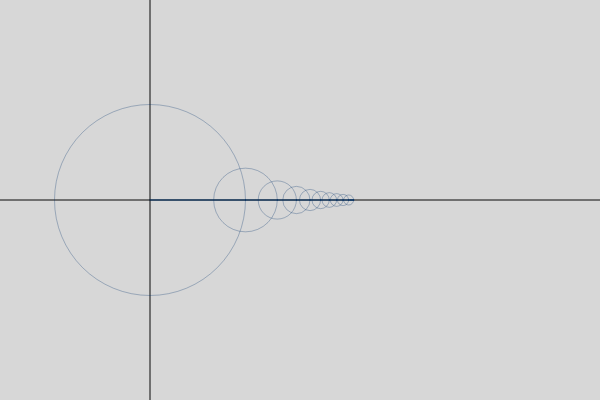
Frame 1 (no input)
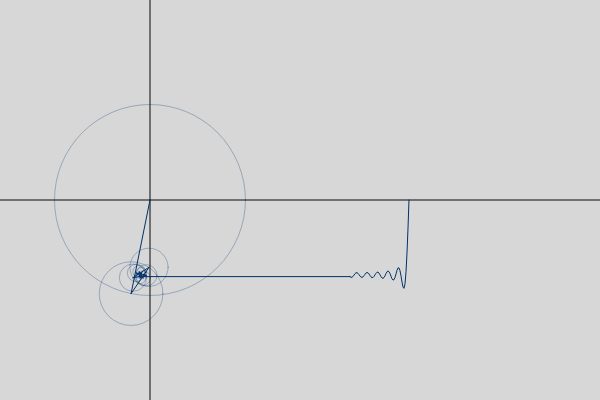
Frame 60 (no input)
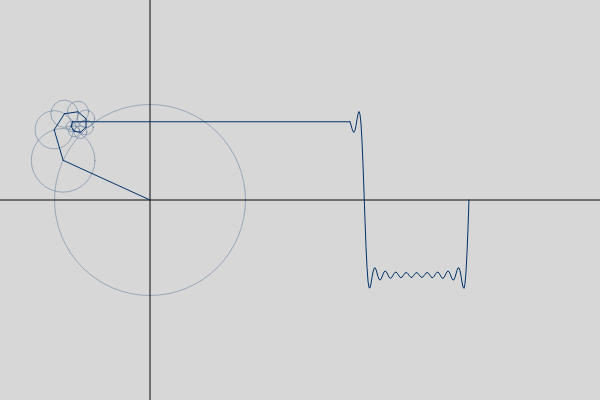
Frame 120 (the mouse pressed at the canvas centre since frame 60)

The p5.js sketch that drew these frames (run headless with seeded random() and noise() and a simulated clock; from frame 60 on, the mouse is pressed at the canvas centre):

// p5.js sketch
// ── sketch.js
let time = 0;
let wave = [];
let slider;

function setup() {
  // put setup code here
  createCanvas(600,400);
  createP(" ");
  slider = createSlider(1, 40, 10);
}

function draw() {
  // put drawing code here
  background(215);

  translate(150, 200);

  stroke(8);
  line(-150, 0, 600-150 , 0);
  line(0, -200, 0, 200);
  let x = 0;
  let y = 0;

  for(let i = 0; i < slider.value(); i++){
    let prevx = x;
    let prevy = y;
    let n = i * 2 + 1;
    let radius = 75 * (4 / (n * PI));
    x += radius * cos(n * time);
    y += radius * sin(n * time);

    stroke(0, 50, 105, 75);
    noFill();
    ellipse(prevx, prevy, radius * 2);

    fill(255);
    stroke(0, 50, 105);
    line(prevx, prevy, x, y);
  }
  wave.unshift(y);

  translate(200, 0);
  line(x-200, y, 0, wave[0]);
  beginShape();
  noFill();
    for(let i = 0; i < wave.length; i++){
      vertex(i, wave[i]);
  }
  endShape();

  time += 0.03;
  if(wave.length > 250){
    wave.pop();
  }
}
